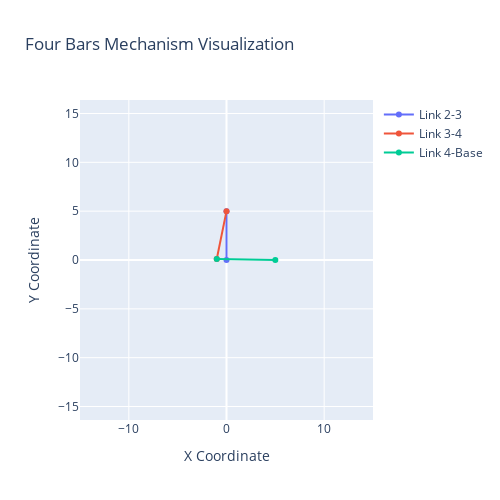

The code cell stored with this chart in its notebook:
### Code cell
plot_mechanism_updated(solution_final)

### Figure 1 — Plotly figure (JSON) as saved in the notebook; plotly's stock layout.template omitted (floating-point values rounded to 4 significant figures)
{"data": [{"mode": "lines+markers", "name": "Link 2-3", "type": "scatter", "x": [1.524e-27, 3.062e-16], "y": [-3.057e-29, 5]}, {"mode": "lines+markers", "name": "Link 3-4", "type": "scatter", "x": [3.062e-16, -0.9987], "y": [5, 0.1008]}, {"mode": "lines+markers", "name": "Link 4-Base", "type": "scatter", "x": [-0.9987, 5], "y": [0.1008, 0]}], "layout": {"autosize": false, "height": 500, "showlegend": true, "title": {"text": "Four Bars Mechanism Visualization"}, "width": 500, "xaxis": {"range": [-15, 15], "scaleanchor": "y", "scaleratio": 1, "title": {"text": "X Coordinate"}}, "yaxis": {"range": [-15, 15], "scaleanchor": "x", "scaleratio": 1, "title": {"text": "Y Coordinate"}}}}
